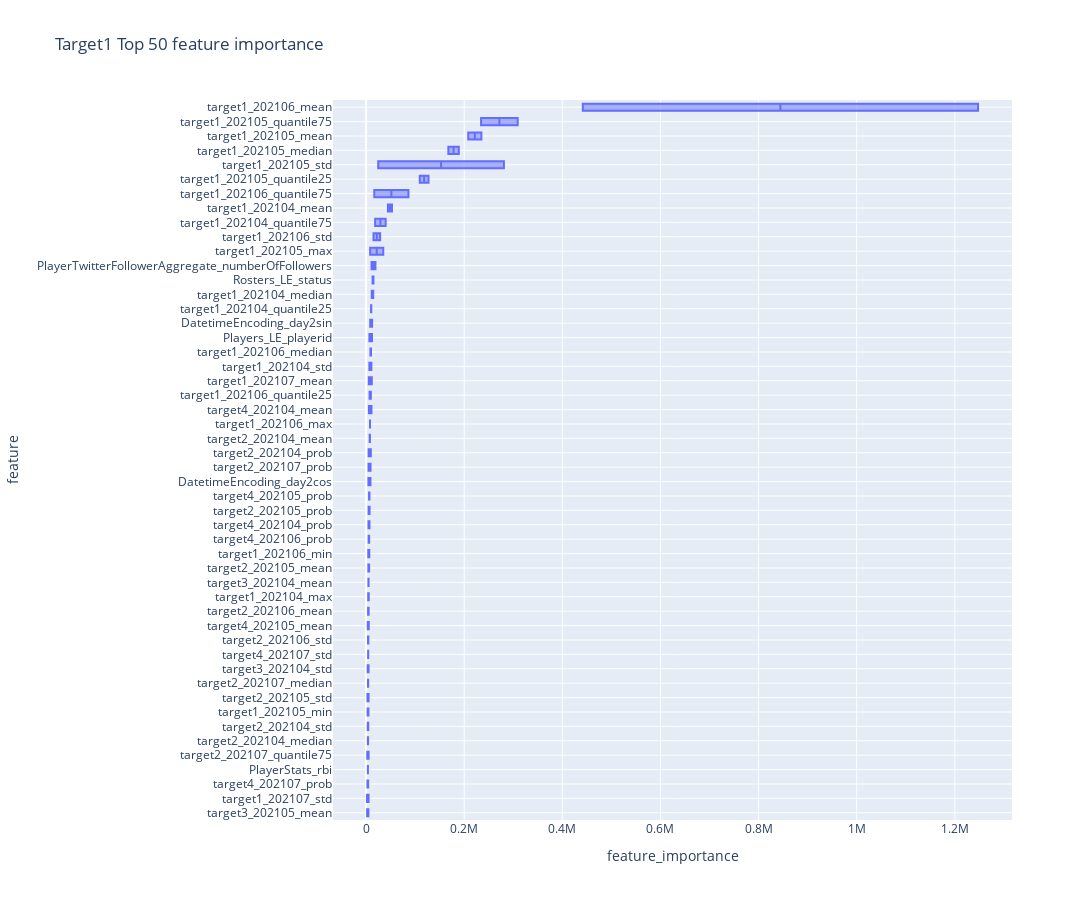
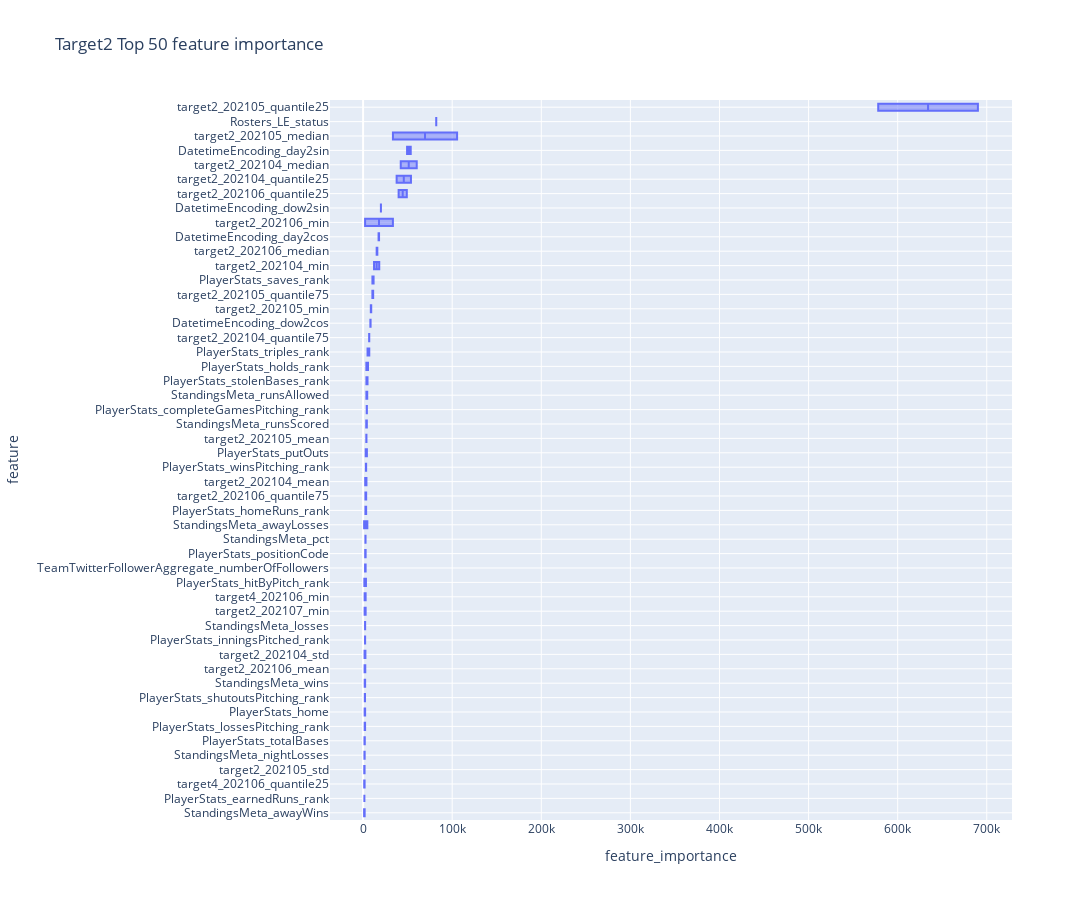
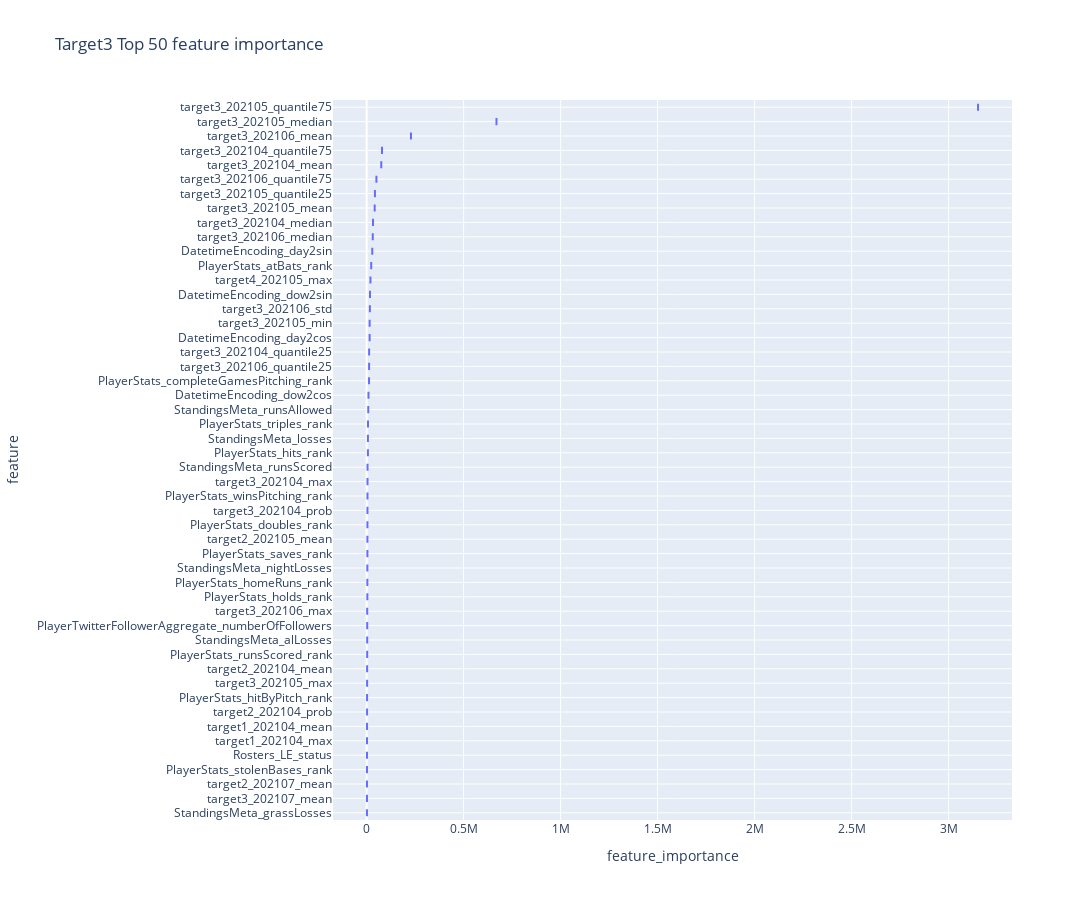
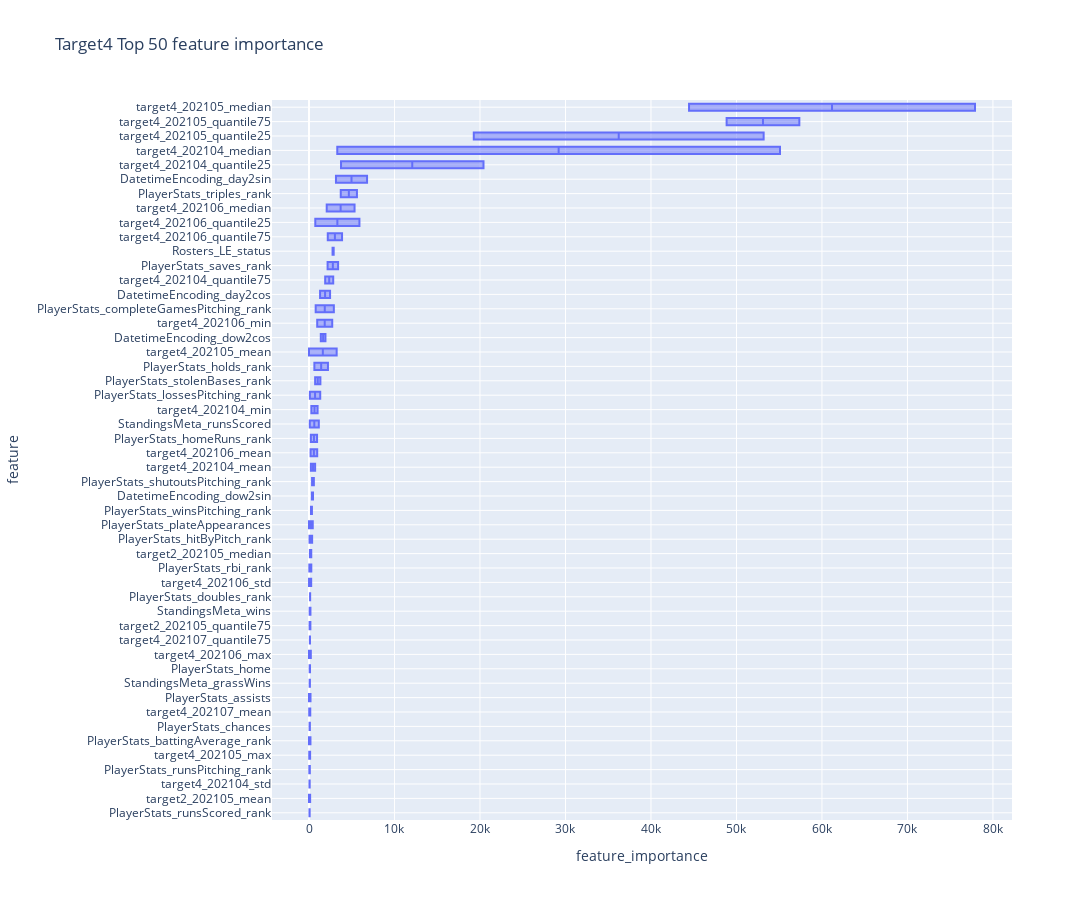

The code cell stored with these charts, in order, in its notebook:
### Code cell
visualize_feature_importance(models, train_feat_df)

### Figure 1 — Plotly figure (JSON) as saved in the notebook; plotly's stock layout.template omitted (floating-point values rounded to 4 significant figures)
{"data": [{"alignmentgroup": "True", "hovertemplate": "feature_importance=%{x}<br>feature=%{y}<extra></extra>", "legendgroup": "", "marker": {"color": "#636efa"}, "name": "", "notched": false, "offsetgroup": "", "orientation": "h", "showlegend": false, "type": "box", "x": [3739.0, 19050.0, 52780.0, 10770.0, 5437.0, 14540.0, 10120.0, 39840.0, 7284.0, 4368.0, 3552.0, 5203.0, 5108.0, 5058.0, 5760.0, 6848.0, 235000.0, 24720.0, 8273.0, 4759.0, 167700.0, 127200.0, 309000.0, 6137.0, 5146.0, 7077.0, 4742.0, 5417.0, 6070.0, 1247000.0, 28640.0, 8013.0, 4467.0, 9938.0, 9685.0, 86320.0, 4088.0, 3872.0, 6193.0, 11610.0, 5114.0, 4242.0, 5105.0, 4985.0, 4297.0, 4195.0, 15060.0, 12020.0, 8907.0, 12220.0, 3586.0, 11130.0, 44490.0, 6701.0, 4329.0, 11510.0, 10560.0, 18390.0, 7763.0, 3323.0, 4053.0, 9649.0, 4785.0, 3224.0, 10930.0, 4897.0, 208200.0, 280900.0, 34980.0, 3062.0, 188900.0, 109400.0, 234400.0, 4637.0, 2742.0, 5118.0, 2089.0, 3376.0, 6861.0, 441700.0, 15120.0, 7976.0, 6567.0, 8832.0, 7107.0, 16660.0, 5174.0, 4644.0, 5175.0, 5534.0, 1743.0, 3881.0, 2322.0, 9049.0, 4185.0, 2735.0, 13170.0, 6786.0, 4780.0, 8432.0], "x0": " ", "xaxis": "x", "y": ["PlayerStats_rbi", "PlayerTwitterFollowerAggregate_numberOfFollowers", "target1_202104_mean", "target1_202104_std", "target1_202104_max", "target1_202104_median", "target1_202104_quantile25", "target1_202104_quantile75", "target2_202104_mean", "target2_202104_std", "target2_202104_median", "target2_202104_prob", "target3_202104_mean", "target3_202104_std", "target4_202104_mean", "target4_202104_prob", "target1_202105_mean", "target1_202105_std", "target1_202105_max", "target1_202105_min", "target1_202105_median", "target1_202105_quantile25", "target1_202105_quantile75", "target2_202105_mean", "target2_202105_std", "target2_202105_prob", "target3_202105_mean", "target4_202105_mean", "target4_202105_prob", "target1_202106_mean", "target1_202106_std", "target1_202106_max", "target1_202106_min", "target1_202106_median", "target1_202106_quantile25", "target1_202106_quantile75", "target2_202106_mean", "target2_202106_std", "target4_202106_prob", "target1_202107_mean", "target1_202107_std", "target2_202107_median", "target2_202107_quantile75", "target2_202107_prob", "target4_202107_std", "target4_202107_prob", "Rosters_LE_status", "Players_LE_playerid", "DatetimeEncoding_day2cos", "DatetimeEncoding_day2sin", "PlayerStats_rbi", "PlayerTwitterFollowerAggregate_numberOfFollowers", "target1_202104_mean", "target1_202104_std", "target1_202104_max", "target1_202104_median", "target1_202104_quantile25", "target1_202104_quantile75", "target2_202104_mean", "target2_202104_std", "target2_202104_median", "target2_202104_prob", "target3_202104_mean", "target3_202104_std", "target4_202104_mean", "target4_202104_prob", "target1_202105_mean", "target1_202105_std", "target1_202105_max", "target1_202105_min", "target1_202105_median", "target1_202105_quantile25", "target1_202105_quantile75", "target2_202105_mean", "target2_202105_std", "target2_202105_prob", "target3_202105_mean", "target4_202105_mean", "target4_202105_prob", "target1_202106_mean", "target1_202106_std", "target1_202106_max", "target1_202106_min", "target1_202106_median", "target1_202106_quantile25", "target1_202106_quantile75", "target2_202106_mean", "target2_202106_std", "target4_202106_prob", "target1_202107_mean", "target1_202107_std", "target2_202107_median", "target2_202107_quantile75", "target2_202107_prob", "target4_202107_std", "target4_202107_prob", "Rosters_LE_status", "Players_LE_playerid", "DatetimeEncoding_day2cos", "DatetimeEncoding_day2sin"], "y0": " ", "yaxis": "y"}], "layout": {"boxmode": "group", "height": 900, "legend": {"tracegroupgap": 0}, "title": {"text": "Target1 Top 50 feature importance"}, "width": 1250, "xaxis": {"anchor": "y", "domain": [0, 1], "title": {"text": "feature_importance"}}, "yaxis": {"anchor": "x", "categoryarray": ["target3_202105_mean", "target1_202107_std", "target4_202107_prob", "PlayerStats_rbi", "target2_202107_quantile75", "target2_202104_median", "target2_202104_std", "target1_202105_min", "target2_202105_std", "target2_202107_median", "target3_202104_std", "target4_202107_std", "target2_202106_std", "target4_202105_mean", "target2_202106_mean", "target1_202104_max", "target3_202104_mean", "target2_202105_mean", "target1_202106_min", "target4_202106_prob", "target4_202104_prob", "target2_202105_prob", "target4_202105_prob", "DatetimeEncoding_day2cos", "target2_202107_prob", "target2_202104_prob", "target2_202104_mean", "target1_202106_max", "target4_202104_mean", "target1_202106_quantile25", "target1_202107_mean", "target1_202104_std", "target1_202106_median", "Players_LE_playerid", "DatetimeEncoding_day2sin", "target1_202104_quantile25", "target1_202104_median", "Rosters_LE_status", "PlayerTwitterFollowerAggregate_numberOfFollowers", "target1_202105_max", "target1_202106_std", "target1_202104_quantile75", "target1_202104_mean", "target1_202106_quantile75", "target1_202105_quantile25", "target1_202105_std", "target1_202105_median", "target1_202105_mean", "target1_202105_quantile75", "target1_202106_mean"], "categoryorder": "array", "domain": [0, 1], "showgrid": true, "title": {"text": "feature"}}}}

### Figure 2 — Plotly figure (JSON) as saved in the notebook; plotly's stock layout.template omitted (floating-point values rounded to 4 significant figures)
{"data": [{"alignmentgroup": "True", "hovertemplate": "feature_importance=%{x}<br>feature=%{y}<extra></extra>", "legendgroup": "", "marker": {"color": "#636efa"}, "name": "", "notched": false, "offsetgroup": "", "orientation": "h", "showlegend": false, "type": "box", "x": [1722.0, 2357.0, 1894.0, 4266.0, 2631.0, 4993.0, 3192.0, 3724.0, 3143.0, 2219.0, 11760.0, 5489.0, 4254.0, 1933.0, 2164.0, 1430.0, 2843.0, 3748.0, 2577.0, 18120.0, 60190.0, 37640.0, 6779.0, 3758.0, 1301.0, 9112.0, 33470.0, 690000.0, 10420.0, 1668.0, 2243.0, 15970.0, 39860.0, 2623.0, 1715.0, 1693.0, 1700.0, 82110.0, 2264.0, 2283.0, 2736.0, 4632.0, 3522.0, 1745.0, 1140.0, 1479.0, 17360.0, 53460.0, 8153.0, 19980.0, 2269.0, 2835.0, 1531.0, 2933.0, 3412.0, 6922.0, 1387.0, 4962.0, 3412.0, 1768.0, 10460.0, 3670.0, 4056.0, 2136.0, 2264.0, 1438.0, 2225.0, 2363.0, 1627.0, 12280.0, 42260.0, 53720.0, 6901.0, 3611.0, 1645.0, 8665.0, 105500.0, 578200.0, 11300.0, 2436.0, 33450.0, 15230.0, 49060.0, 3431.0, 2837.0, 1234.0, 2844.0, 82070.0, 1806.0, 2199.0, 2600.0, 3702.0, 4192.0, 1120.0, 4760.0, 1756.0, 17900.0, 49350.0, 8403.0, 20010.0], "x0": " ", "xaxis": "x", "y": ["PlayerStats_home", "PlayerStats_positionCode", "PlayerStats_totalBases", "PlayerStats_putOuts", "PlayerStats_homeRuns_rank", "PlayerStats_triples_rank", "PlayerStats_hitByPitch_rank", "PlayerStats_stolenBases_rank", "PlayerStats_winsPitching_rank", "PlayerStats_lossesPitching_rank", "PlayerStats_saves_rank", "PlayerStats_holds_rank", "PlayerStats_completeGamesPitching_rank", "PlayerStats_shutoutsPitching_rank", "PlayerStats_inningsPitched_rank", "PlayerStats_earnedRuns_rank", "TeamTwitterFollowerAggregate_numberOfFollowers", "target2_202104_mean", "target2_202104_std", "target2_202104_min", "target2_202104_median", "target2_202104_quantile25", "target2_202104_quantile75", "target2_202105_mean", "target2_202105_std", "target2_202105_min", "target2_202105_median", "target2_202105_quantile25", "target2_202105_quantile75", "target2_202106_mean", "target2_202106_min", "target2_202106_median", "target2_202106_quantile25", "target2_202106_quantile75", "target4_202106_min", "target4_202106_quantile25", "target2_202107_min", "Rosters_LE_status", "StandingsMeta_wins", "StandingsMeta_losses", "StandingsMeta_pct", "StandingsMeta_runsAllowed", "StandingsMeta_runsScored", "StandingsMeta_awayWins", "StandingsMeta_awayLosses", "StandingsMeta_nightLosses", "DatetimeEncoding_day2cos", "DatetimeEncoding_day2sin", "DatetimeEncoding_dow2cos", "DatetimeEncoding_dow2sin", "PlayerStats_home", "PlayerStats_positionCode", "PlayerStats_totalBases", "PlayerStats_putOuts", "PlayerStats_homeRuns_rank", "PlayerStats_triples_rank", "PlayerStats_hitByPitch_rank", "PlayerStats_stolenBases_rank", "PlayerStats_winsPitching_rank", "PlayerStats_lossesPitching_rank", "PlayerStats_saves_rank", "PlayerStats_holds_rank", "PlayerStats_completeGamesPitching_rank", "PlayerStats_shutoutsPitching_rank", "PlayerStats_inningsPitched_rank", "PlayerStats_earnedRuns_rank", "TeamTwitterFollowerAggregate_numberOfFollowers", "target2_202104_mean", "target2_202104_std", "target2_202104_min", "target2_202104_median", "target2_202104_quantile25", "target2_202104_quantile75", "target2_202105_mean", "target2_202105_std", "target2_202105_min", "target2_202105_median", "target2_202105_quantile25", "target2_202105_quantile75", "target2_202106_mean", "target2_202106_min", "target2_202106_median", "target2_202106_quantile25", "target2_202106_quantile75", "target4_202106_min", "target4_202106_quantile25", "target2_202107_min", "Rosters_LE_status", "StandingsMeta_wins", "StandingsMeta_losses", "StandingsMeta_pct", "StandingsMeta_runsAllowed", "StandingsMeta_runsScored", "StandingsMeta_awayWins", "StandingsMeta_awayLosses", "StandingsMeta_nightLosses", "DatetimeEncoding_day2cos", "DatetimeEncoding_day2sin", "DatetimeEncoding_dow2cos", "DatetimeEncoding_dow2sin"], "y0": " ", "yaxis": "y"}], "layout": {"boxmode": "group", "height": 900, "legend": {"tracegroupgap": 0}, "title": {"text": "Target2 Top 50 feature importance"}, "width": 1250, "xaxis": {"anchor": "y", "domain": [0, 1], "title": {"text": "feature_importance"}}, "yaxis": {"anchor": "x", "categoryarray": ["StandingsMeta_awayWins", "PlayerStats_earnedRuns_rank", "target4_202106_quantile25", "target2_202105_std", "StandingsMeta_nightLosses", "PlayerStats_totalBases", "PlayerStats_lossesPitching_rank", "PlayerStats_home", "PlayerStats_shutoutsPitching_rank", "StandingsMeta_wins", "target2_202106_mean", "target2_202104_std", "PlayerStats_inningsPitched_rank", "StandingsMeta_losses", "target2_202107_min", "target4_202106_min", "PlayerStats_hitByPitch_rank", "TeamTwitterFollowerAggregate_numberOfFollowers", "PlayerStats_positionCode", "StandingsMeta_pct", "StandingsMeta_awayLosses", "PlayerStats_homeRuns_rank", "target2_202106_quantile75", "target2_202104_mean", "PlayerStats_winsPitching_rank", "PlayerStats_putOuts", "target2_202105_mean", "StandingsMeta_runsScored", "PlayerStats_completeGamesPitching_rank", "StandingsMeta_runsAllowed", "PlayerStats_stolenBases_rank", "PlayerStats_holds_rank", "PlayerStats_triples_rank", "target2_202104_quantile75", "DatetimeEncoding_dow2cos", "target2_202105_min", "target2_202105_quantile75", "PlayerStats_saves_rank", "target2_202104_min", "target2_202106_median", "DatetimeEncoding_day2cos", "target2_202106_min", "DatetimeEncoding_dow2sin", "target2_202106_quantile25", "target2_202104_quantile25", "target2_202104_median", "DatetimeEncoding_day2sin", "target2_202105_median", "Rosters_LE_status", "target2_202105_quantile25"], "categoryorder": "array", "domain": [0, 1], "showgrid": true, "title": {"text": "feature"}}}}

### Figure 3 — Plotly figure (JSON) as saved in the notebook; plotly's stock layout.template omitted (floating-point values rounded to 4 significant figures)
{"data": [{"alignmentgroup": "True", "hovertemplate": "feature_importance=%{x}<br>feature=%{y}<extra></extra>", "legendgroup": "", "marker": {"color": "#636efa"}, "name": "", "notched": false, "offsetgroup": "", "orientation": "h", "showlegend": false, "type": "box", "x": [3699.0, 6537.0, 4053.0, 6924.0, 2886.0, 2245.0, 1784.0, 23630.0, 4289.0, 3894.0, 3638.0, 12340.0, 2949.0, 2083.0, 1865.0, 2594.0, 2190.0, 75380.0, 4441.0, 32800.0, 12900.0, 79380.0, 4267.0, 3937.0, 41450.0, 2508.0, 15500.0, 669400.0, 42750.0, 3152000.0, 19590.0, 228400.0, 16670.0, 2963.0, 31570.0, 12750.0, 50420.0, 1736.0, 1724.0, 1852.0, 6559.0, 8437.0, 4554.0, 3721.0, 1624.0, 2907.0, 15460.0, 29070.0, 9519.0, 17360.0, 3699.0, 6537.0, 4053.0, 6924.0, 2886.0, 2245.0, 1784.0, 23630.0, 4289.0, 3894.0, 3638.0, 12340.0, 2949.0, 2083.0, 1865.0, 2594.0, 2190.0, 75380.0, 4441.0, 32800.0, 12900.0, 79380.0, 4267.0, 3937.0, 41450.0, 2508.0, 15500.0, 669400.0, 42750.0, 3152000.0, 19590.0, 228400.0, 16670.0, 2963.0, 31570.0, 12750.0, 50420.0, 1736.0, 1724.0, 1852.0, 6559.0, 8437.0, 4554.0, 3721.0, 1624.0, 2907.0, 15460.0, 29070.0, 9519.0, 17360.0], "x0": " ", "xaxis": "x", "y": ["PlayerStats_homeRuns_rank", "PlayerStats_hits_rank", "PlayerStats_doubles_rank", "PlayerStats_triples_rank", "PlayerStats_runsScored_rank", "PlayerStats_hitByPitch_rank", "PlayerStats_stolenBases_rank", "PlayerStats_atBats_rank", "PlayerStats_winsPitching_rank", "PlayerStats_saves_rank", "PlayerStats_holds_rank", "PlayerStats_completeGamesPitching_rank", "PlayerTwitterFollowerAggregate_numberOfFollowers", "target1_202104_mean", "target1_202104_max", "target2_202104_mean", "target2_202104_prob", "target3_202104_mean", "target3_202104_max", "target3_202104_median", "target3_202104_quantile25", "target3_202104_quantile75", "target3_202104_prob", "target2_202105_mean", "target3_202105_mean", "target3_202105_max", "target3_202105_min", "target3_202105_median", "target3_202105_quantile25", "target3_202105_quantile75", "target4_202105_max", "target3_202106_mean", "target3_202106_std", "target3_202106_max", "target3_202106_median", "target3_202106_quantile25", "target3_202106_quantile75", "target2_202107_mean", "target3_202107_mean", "Rosters_LE_status", "StandingsMeta_losses", "StandingsMeta_runsAllowed", "StandingsMeta_runsScored", "StandingsMeta_nightLosses", "StandingsMeta_grassLosses", "StandingsMeta_alLosses", "DatetimeEncoding_day2cos", "DatetimeEncoding_day2sin", "DatetimeEncoding_dow2cos", "DatetimeEncoding_dow2sin", "PlayerStats_homeRuns_rank", "PlayerStats_hits_rank", "PlayerStats_doubles_rank", "PlayerStats_triples_rank", "PlayerStats_runsScored_rank", "PlayerStats_hitByPitch_rank", "PlayerStats_stolenBases_rank", "PlayerStats_atBats_rank", "PlayerStats_winsPitching_rank", "PlayerStats_saves_rank", "PlayerStats_holds_rank", "PlayerStats_completeGamesPitching_rank", "PlayerTwitterFollowerAggregate_numberOfFollowers", "target1_202104_mean", "target1_202104_max", "target2_202104_mean", "target2_202104_prob", "target3_202104_mean", "target3_202104_max", "target3_202104_median", "target3_202104_quantile25", "target3_202104_quantile75", "target3_202104_prob", "target2_202105_mean", "target3_202105_mean", "target3_202105_max", "target3_202105_min", "target3_202105_median", "target3_202105_quantile25", "target3_202105_quantile75", "target4_202105_max", "target3_202106_mean", "target3_202106_std", "target3_202106_max", "target3_202106_median", "target3_202106_quantile25", "target3_202106_quantile75", "target2_202107_mean", "target3_202107_mean", "Rosters_LE_status", "StandingsMeta_losses", "StandingsMeta_runsAllowed", "StandingsMeta_runsScored", "StandingsMeta_nightLosses", "StandingsMeta_grassLosses", "StandingsMeta_alLosses", "DatetimeEncoding_day2cos", "DatetimeEncoding_day2sin", "DatetimeEncoding_dow2cos", "DatetimeEncoding_dow2sin"], "y0": " ", "yaxis": "y"}], "layout": {"boxmode": "group", "height": 900, "legend": {"tracegroupgap": 0}, "title": {"text": "Target3 Top 50 feature importance"}, "width": 1250, "xaxis": {"anchor": "y", "domain": [0, 1], "title": {"text": "feature_importance"}}, "yaxis": {"anchor": "x", "categoryarray": ["StandingsMeta_grassLosses", "target3_202107_mean", "target2_202107_mean", "PlayerStats_stolenBases_rank", "Rosters_LE_status", "target1_202104_max", "target1_202104_mean", "target2_202104_prob", "PlayerStats_hitByPitch_rank", "target3_202105_max", "target2_202104_mean", "PlayerStats_runsScored_rank", "StandingsMeta_alLosses", "PlayerTwitterFollowerAggregate_numberOfFollowers", "target3_202106_max", "PlayerStats_holds_rank", "PlayerStats_homeRuns_rank", "StandingsMeta_nightLosses", "PlayerStats_saves_rank", "target2_202105_mean", "PlayerStats_doubles_rank", "target3_202104_prob", "PlayerStats_winsPitching_rank", "target3_202104_max", "StandingsMeta_runsScored", "PlayerStats_hits_rank", "StandingsMeta_losses", "PlayerStats_triples_rank", "StandingsMeta_runsAllowed", "DatetimeEncoding_dow2cos", "PlayerStats_completeGamesPitching_rank", "target3_202106_quantile25", "target3_202104_quantile25", "DatetimeEncoding_day2cos", "target3_202105_min", "target3_202106_std", "DatetimeEncoding_dow2sin", "target4_202105_max", "PlayerStats_atBats_rank", "DatetimeEncoding_day2sin", "target3_202106_median", "target3_202104_median", "target3_202105_mean", "target3_202105_quantile25", "target3_202106_quantile75", "target3_202104_mean", "target3_202104_quantile75", "target3_202106_mean", "target3_202105_median", "target3_202105_quantile75"], "categoryorder": "array", "domain": [0, 1], "showgrid": true, "title": {"text": "feature"}}}}

### Figure 4 — Plotly figure (JSON) as saved in the notebook; plotly's stock layout.template omitted (floating-point values rounded to 4 significant figures)
{"data": [{"alignmentgroup": "True", "hovertemplate": "feature_importance=%{x}<br>feature=%{y}<extra></extra>", "legendgroup": "", "marker": {"color": "#636efa"}, "name": "", "notched": false, "offsetgroup": "", "orientation": "h", "showlegend": false, "type": "box", "x": [117.9, 0, 0, 68.34, 216.2, 270.5, 125.6, 5607.0, 76.47, 62.44, 1332.0, 0, 231.1, 101.3, 3404.0, 628.1, 781.5, 360.8, 38.02, 716.2, 54.98, 1005.0, 3307.0, 20410.0, 2833.0, 0, 263.2, 68.49, 0, 129.9, 77900.0, 19270.0, 57350.0, 958.7, 5.229, 0, 2718.0, 5328.0, 736.0, 2196.0, 146.8, 100.4, 2756.0, 169.0, 90.29, 75.55, 2465.0, 3154.0, 1925.0, 467.9, 77.24, 439.3, 175.7, 103.1, 942.9, 38.39, 134.3, 3715.0, 56.06, 365.8, 717.4, 169.4, 343.5, 1313.0, 2175.0, 2217.0, 2907.0, 568.4, 97.02, 220.8, 79.78, 279.3, 55090.0, 3746.0, 1892.0, 133.8, 106.5, 161.4, 3237.0, 27.96, 44450.0, 53180.0, 48850.0, 185.4, 255.4, 212.8, 959.4, 2071.0, 5899.0, 3866.0, 25.88, 114.4, 2886.0, 76.08, 1149.0, 107.7, 1296.0, 6792.0, 1379.0, 339.6], "x0": " ", "xaxis": "x", "y": ["PlayerStats_home", "PlayerStats_plateAppearances", "PlayerStats_assists", "PlayerStats_chances", "PlayerStats_homeRuns_rank", "PlayerStats_rbi_rank", "PlayerStats_doubles_rank", "PlayerStats_triples_rank", "PlayerStats_runsScored_rank", "PlayerStats_hitByPitch_rank", "PlayerStats_stolenBases_rank", "PlayerStats_battingAverage_rank", "PlayerStats_winsPitching_rank", "PlayerStats_lossesPitching_rank", "PlayerStats_saves_rank", "PlayerStats_holds_rank", "PlayerStats_completeGamesPitching_rank", "PlayerStats_shutoutsPitching_rank", "PlayerStats_runsPitching_rank", "target4_202104_mean", "target4_202104_std", "target4_202104_min", "target4_202104_median", "target4_202104_quantile25", "target4_202104_quantile75", "target2_202105_mean", "target2_202105_median", "target2_202105_quantile75", "target4_202105_mean", "target4_202105_max", "target4_202105_median", "target4_202105_quantile25", "target4_202105_quantile75", "target4_202106_mean", "target4_202106_std", "target4_202106_max", "target4_202106_min", "target4_202106_median", "target4_202106_quantile25", "target4_202106_quantile75", "target4_202107_mean", "target4_202107_quantile75", "Rosters_LE_status", "StandingsMeta_wins", "StandingsMeta_runsScored", "StandingsMeta_grassWins", "DatetimeEncoding_day2cos", "DatetimeEncoding_day2sin", "DatetimeEncoding_dow2cos", "DatetimeEncoding_dow2sin", "PlayerStats_home", "PlayerStats_plateAppearances", "PlayerStats_assists", "PlayerStats_chances", "PlayerStats_homeRuns_rank", "PlayerStats_rbi_rank", "PlayerStats_doubles_rank", "PlayerStats_triples_rank", "PlayerStats_runsScored_rank", "PlayerStats_hitByPitch_rank", "PlayerStats_stolenBases_rank", "PlayerStats_battingAverage_rank", "PlayerStats_winsPitching_rank", "PlayerStats_lossesPitching_rank", "PlayerStats_saves_rank", "PlayerStats_holds_rank", "PlayerStats_completeGamesPitching_rank", "PlayerStats_shutoutsPitching_rank", "PlayerStats_runsPitching_rank", "target4_202104_mean", "target4_202104_std", "target4_202104_min", "target4_202104_median", "target4_202104_quantile25", "target4_202104_quantile75", "target2_202105_mean", "target2_202105_median", "target2_202105_quantile75", "target4_202105_mean", "target4_202105_max", "target4_202105_median", "target4_202105_quantile25", "target4_202105_quantile75", "target4_202106_mean", "target4_202106_std", "target4_202106_max", "target4_202106_min", "target4_202106_median", "target4_202106_quantile25", "target4_202106_quantile75", "target4_202107_mean", "target4_202107_quantile75", "Rosters_LE_status", "StandingsMeta_wins", "StandingsMeta_runsScored", "StandingsMeta_grassWins", "DatetimeEncoding_day2cos", "DatetimeEncoding_day2sin", "DatetimeEncoding_dow2cos", "DatetimeEncoding_dow2sin"], "y0": " ", "yaxis": "y"}], "layout": {"boxmode": "group", "height": 900, "legend": {"tracegroupgap": 0}, "title": {"text": "Target4 Top 50 feature importance"}, "width": 1250, "xaxis": {"anchor": "y", "domain": [0, 1], "title": {"text": "feature_importance"}}, "yaxis": {"anchor": "x", "categoryarray": ["PlayerStats_runsScored_rank", "target2_202105_mean", "target4_202104_std", "PlayerStats_runsPitching_rank", "target4_202105_max", "PlayerStats_battingAverage_rank", "PlayerStats_chances", "target4_202107_mean", "PlayerStats_assists", "StandingsMeta_grassWins", "PlayerStats_home", "target4_202106_max", "target4_202107_quantile75", "target2_202105_quantile75", "StandingsMeta_wins", "PlayerStats_doubles_rank", "target4_202106_std", "PlayerStats_rbi_rank", "target2_202105_median", "PlayerStats_hitByPitch_rank", "PlayerStats_plateAppearances", "PlayerStats_winsPitching_rank", "DatetimeEncoding_dow2sin", "PlayerStats_shutoutsPitching_rank", "target4_202104_mean", "target4_202106_mean", "PlayerStats_homeRuns_rank", "StandingsMeta_runsScored", "target4_202104_min", "PlayerStats_lossesPitching_rank", "PlayerStats_stolenBases_rank", "PlayerStats_holds_rank", "target4_202105_mean", "DatetimeEncoding_dow2cos", "target4_202106_min", "PlayerStats_completeGamesPitching_rank", "DatetimeEncoding_day2cos", "target4_202104_quantile75", "PlayerStats_saves_rank", "Rosters_LE_status", "target4_202106_quantile75", "target4_202106_quantile25", "target4_202106_median", "PlayerStats_triples_rank", "DatetimeEncoding_day2sin", "target4_202104_quantile25", "target4_202104_median", "target4_202105_quantile25", "target4_202105_quantile75", "target4_202105_median"], "categoryorder": "array", "domain": [0, 1], "showgrid": true, "title": {"text": "feature"}}}}
